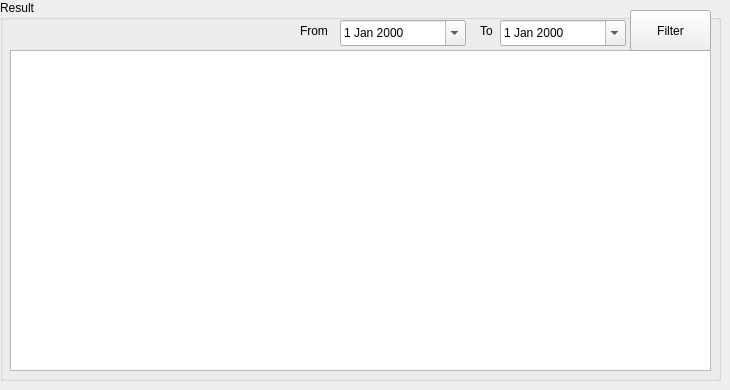
    <widget class="QWidget" name="test_order_tab">
     <attribute name="title">
      <string>Test Orders</string>
     </attribute>
     <widget class="QGroupBox" name="groupBox_4">
      <property name="geometry">
       <rect>
        <x>0</x>
        <y>0</y>
        <width>721</width>
        <height>381</height>
       </rect>
      </property>
      <property name="title">
       <string>Result</string>
      </property>
      <widget class="QTableView" name="table_orders">
       <property name="geometry">
        <rect>
         <x>10</x>
         <y>50</y>
         <width>701</width>
         <height>321</height>
        </rect>
       </property>
      </widget>
      <widget class="QDateEdit" name="date_from">
       <property name="geometry">
        <rect>
         <x>340</x>
         <y>20</y>
         <width>126</width>
         <height>26</height>
        </rect>
       </property>
       <property name="calendarPopup">
        <bool>true</bool>
       </property>
      </widget>
      <widget class="QDateEdit" name="date_to">
       <property name="geometry">
        <rect>
         <x>500</x>
         <y>20</y>
         <width>126</width>
         <height>26</height>
        </rect>
       </property>
       <property name="calendarPopup">
        <bool>true</bool>
       </property>
      </widget>
      <widget class="QLabel" name="label_16">
       <property name="geometry">
        <rect>
         <x>300</x>
         <y>20</y>
         <width>41</width>
         <height>21</height>
        </rect>
       </property>
       <property name="text">
        <string>From</string>
       </property>
      </widget>
      <widget class="QLabel" name="label_17">
       <property name="geometry">
        <rect>
         <x>480</x>
         <y>20</y>
         <width>21</width>
         <height>21</height>
        </rect>
       </property>
       <property name="text">
        <string>To</string>
       </property>
      </widget>
      <widget class="QPushButton" name="filter_btn">
       <property name="geometry">
        <rect>
         <x>630</x>
         <y>10</y>
         <width>81</width>
         <height>41</height>
        </rect>
       </property>
       <property name="text">
        <string>Filter</string>
       </property>
      </widget>
     </widget>
    </widget>
